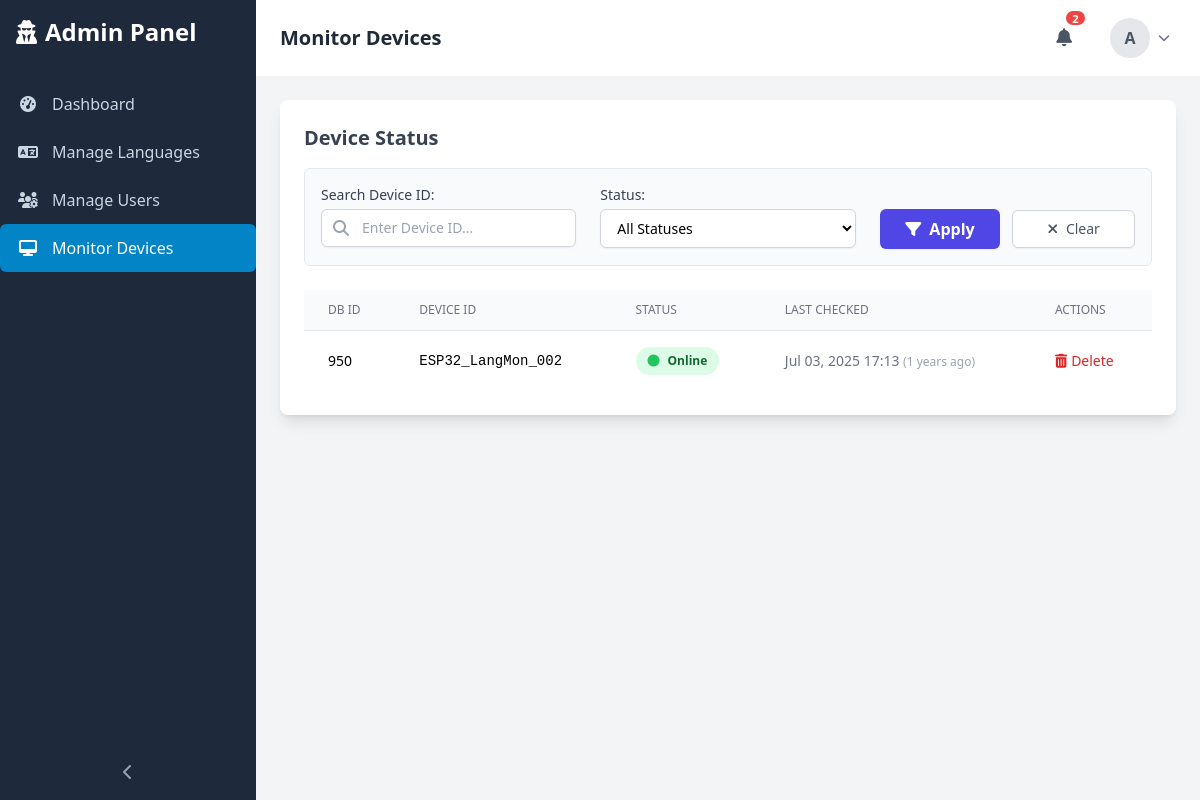
/admin_monitor_devices.php (signed in), run on the app's committed database.
### tables this page shows
CREATE TABLE `device_status` (
  `id` int(11) NOT NULL,
  `device_id` varchar(255) NOT NULL,
  `status` enum('online','offline','error') NOT NULL,
  `last_checked` timestamp NOT NULL DEFAULT current_timestamp() ON UPDATE current_timestamp()
);

### admin_monitor_devices.php (the view, shortened to what this page needs)
<?php
include 'db_connection.php';
$search_query = trim($_GET['search_query'] ?? '');
$sql = "SELECT id, device_id, status, last_checked FROM device_status";
$sql .= " ORDER BY last_checked DESC";
$stmt_all = $conn->prepare($sql);
$result_all_devices = false;
if ($stmt_all) {
    if ($stmt_all->execute()) {
        $result_all_devices = $stmt_all->get_result();
    } else {
        $error_message = "Error executing fetch devices: " . $stmt_all->error;
    }
} else {
    $error_message = "Error preparing fetch devices statement: " . $conn->error;
}
function time_ago($timestamp) {
    $time = strtotime($timestamp);
    $now = time();
    $diff = $now - $time;
    return floor($diff / 31536000) . " years ago";
}
include 'header.php';
?>
<main class="flex-1 overflow-x-hidden overflow-y-auto bg-gray-100 p-6">
    <div class="container mx-auto">
        <div class="bg-white p-6 rounded-lg shadow-lg">
            <h2 class="text-xl font-semibold text-gray-700 mb-4">Device Status</h2>
            <form action="<?php echo htmlspecialchars($_SERVER["PHP_SELF"]); ?>" method="GET" class="mb-6">
                <div class="grid grid-cols-1 md:grid-cols-3 gap-x-6 gap-y-4 bg-gray-50 p-4 rounded-md border border-gray-200">
                    <div class="md:col-span-1">
                        <label for="search_query_input" class="block text-sm font-medium text-gray-700">Search Device ID:</label>
                        <div class="relative mt-1">
                            <div class="absolute inset-y-0 left-0 pl-3 flex items-center pointer-events-none"><i class="fas fa-search text-gray-400"></i></div>
                            <input type="text" name="search_query" id="search_query_input" placeholder="Enter Device ID..." class="block w-full pl-10 px-3 py-2 bg-white border border-gray-300 rounded-md shadow-sm focus:outline-none focus:ring-indigo-500 focus:border-indigo-500 sm:text-sm" value="<?php echo htmlspecialchars($search_query); ?>">
                        </div>
                    </div>
                    <div class="md:col-span-1">
                        <label for="status_filter_select" class="block text-sm font-medium text-gray-700">Status:</label>
                        <select name="status_filter" id="status_filter_select" class="mt-1 block w-full px-3 py-2 bg-white border border-gray-300 rounded-md shadow-sm focus:outline-none focus:ring-indigo-500 focus:border-indigo-500 sm:text-sm">
                            <option value="">All Statuses</option>
                        </select>
                    </div>
                    <div class="md:col-span-1">
                        <label class="block text-sm font-medium text-gray-700">&nbsp;</label>
                        <div class="flex items-center space-x-3 mt-1">
                            <button type="submit" class="btn-icon flex-1 justify-center bg-indigo-600 hover:bg-indigo-700 text-white font-semibold py-2 px-4 rounded-md shadow-sm"><i class="fas fa-filter"></i>Apply</button>
                            <a href="admin_monitor_devices.php" class="btn-icon flex-1 justify-center text-center text-gray-600 hover:text-gray-900 bg-white hover:bg-gray-100 border border-gray-300 py-2 px-4 rounded-md text-sm shadow-sm"><i class="fas fa-times"></i>Clear</a>
                        </div>
                    </div>
                </div>
            </form>
            <div class="overflow-x-auto">
                <?php if ($result_all_devices && $result_all_devices->num_rows > 0): ?>
                    <table class="min-w-full divide-y divide-gray-200">
                        <thead class="bg-gray-50">
                            <tr>
                                <th class="px-6 py-3 text-left text-xs font-medium text-gray-500 uppercase">DB ID</th>
                                <th class="px-6 py-3 text-left text-xs font-medium text-gray-500 uppercase">Device ID</th>
                                <th class="px-6 py-3 text-left text-xs font-medium text-gray-500 uppercase">Status</th>
                                <th class="px-6 py-3 text-left text-xs font-medium text-gray-500 uppercase">Last Checked</th>
                                <th class="px-6 py-3 text-left text-xs font-medium text-gray-500 uppercase">Actions</th> </tr>
                        </thead>
                        <tbody class="bg-white divide-y divide-gray-200">
                            <?php while ($device = $result_all_devices->fetch_assoc()): ?>
                                <tr>
                                    <td class="px-6 py-4 whitespace-nowrap text-sm"><?php echo $device['id']; ?></td>
                                    <td class="px-6 py-4 whitespace-nowrap text-sm font-mono"><?php echo htmlspecialchars($device['device_id']); ?></td>
                                    <td class="px-6 py-4 whitespace-nowrap text-sm">
                                        <?php
                                            $status_class = 'bg-gray-100 text-gray-800'; $status_icon = 'fa-question-circle text-gray-500';
                                            switch (strtolower($device['status'])) {
                                                case 'online': $status_class = 'bg-green-100 text-green-800'; $status_icon = 'fa-circle text-green-500'; break;
                                            }
                                        ?>
                                        <span class="px-3 py-1 inline-flex items-center text-xs leading-5 font-semibold rounded-full <?php echo $status_class; ?>"><i class="fas <?php echo $status_icon; ?> mr-2"></i><?php echo ucfirst($device['status']); ?></span>
                                    </td>
                                    <td class="px-6 py-4 whitespace-nowrap text-sm text-gray-500">
                                        <?php echo htmlspecialchars(date('M d, Y H:i', strtotime($device['last_checked']))); ?>
                                        <span class="text-xs text-gray-400">(<?php echo time_ago($device['last_checked']); ?>)</span>
                                    </td>
                                    <td class="px-6 py-4 whitespace-nowrap text-sm font-medium space-x-4">
                                        <button type="button" class="text-red-600 hover:text-red-900 delete-device-button"
                                            data-device-id="<?php echo $device['id']; ?>"
                                            data-device-name="<?php echo htmlspecialchars($device['device_id']); ?>">
                                            <i class="fas fa-trash-alt mr-1"></i>Delete
                                        </button>
                                    </td>
                                </tr>
                            <?php endwhile; ?>
                        </tbody>
                    </table>
                <?php endif; ?>
            </div>
        </div>
    </div>
</main>
</body>
</html>

### admin_monitor_devices.php (style rules this page uses)
.btn-icon { display: inline-flex; align-items: center; justify-content: center; }
.btn-icon i { margin-right: 0.5rem; }

### data on the page
device_status: id "950", device "ESP32_LangMon_002", status "Online", last_checked "Jul 03, 2025 17:13", last_checked "1 years ago"

### other printed values
$item['label'] "Dashboard"
$item['label'] "Manage Languages"
$item['label'] "Manage Users"
$item['label'] "Monitor Devices"
$total_notifications_count "2"
substr($_SESSION['username'] ?? 'A', 0, 1) "A"
